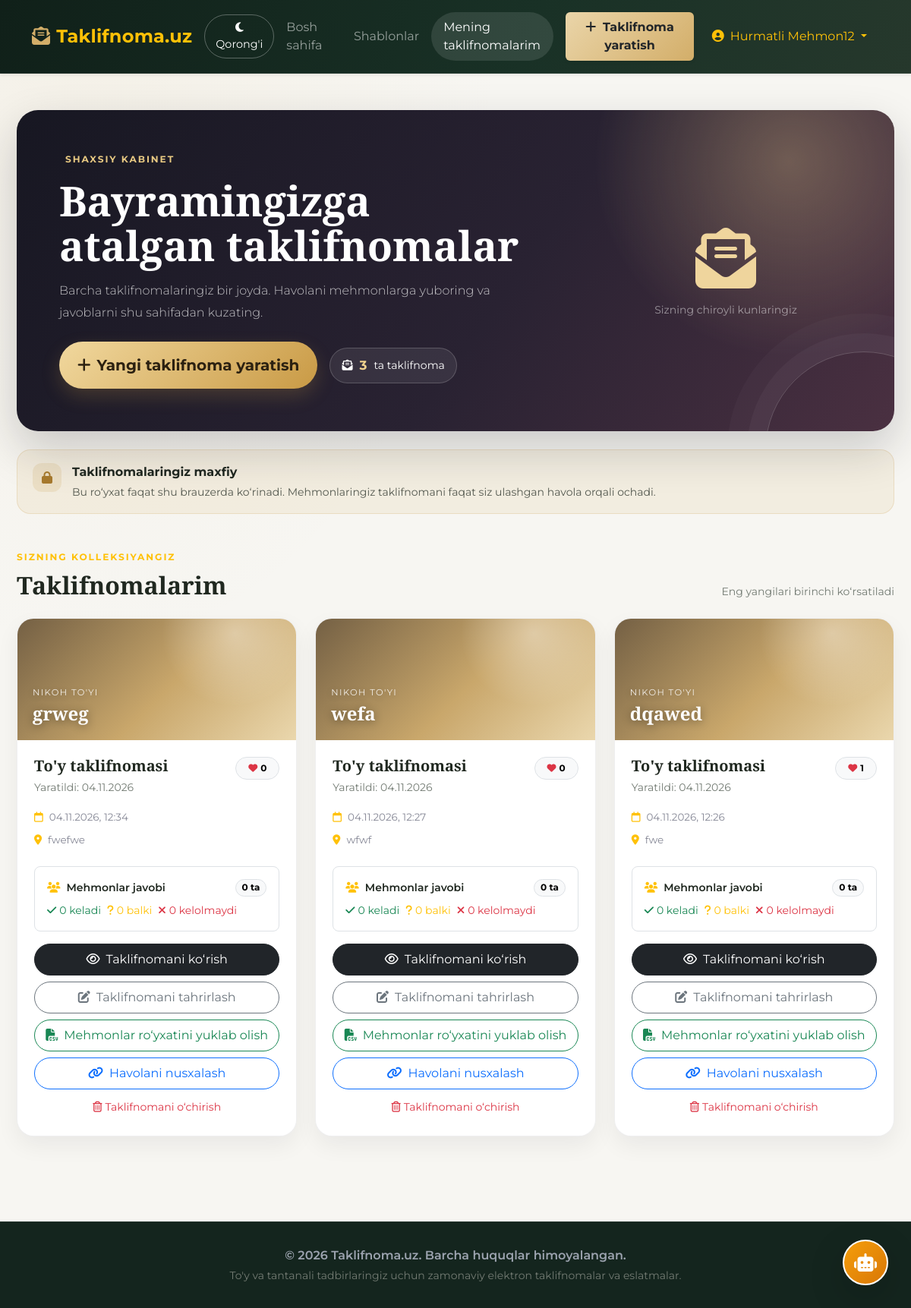
/my-invitations/ (signed in), run on an earlier commit of the app's database.
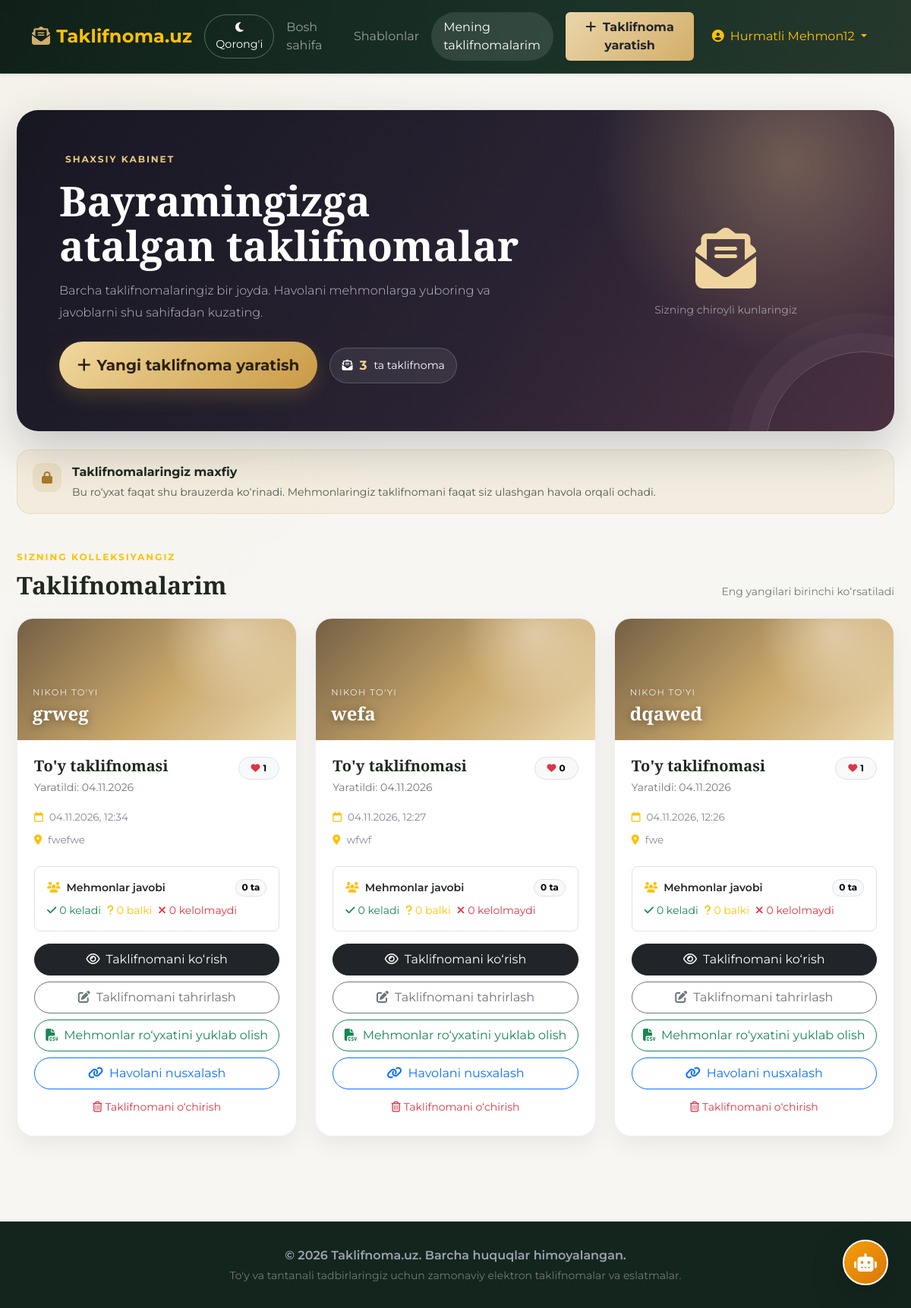
And on a later commit of the database.
### lamp/models.py (models this page shows, shortened)
class Invitation(models.Model):
    EVENT_TYPES = [
        ('wedding', "Nikoh to'yi"),
        ('engagement', "Fotiha to'yi"),
        ('sunnat', "Sunnat to'yi"),
        ('jubiley', "Jubiley / Tug'ilgan kun"),
        ('other', "Boshqa tadbir"),
    ]
    TEMPLATE_CHOICES = [
        ('paper', "Klassik Oqshom (Oq va Oltin)"),
        ('royal', "Qirollik Kechasi (To'q qora va Oltin)"),
        ('rose', "Nozik Atirgul (Pushti va Krem)"),
        ('video', "Video taklifnoma"),
    ]
    id = models.UUIDField(primary_key=True, default=uuid.uuid4, editable=False)
    user = models.ForeignKey('auth.User', on_delete=models.CASCADE, null=True, blank=True, related_name='invitations')
    owner_token = models.UUIDField(default=uuid.uuid4, editable=False, db_index=True)
    event_type = models.CharField(max_length=50, choices=EVENT_TYPES, default='wedding', verbose_name="Tadbir turi", db_index=True)
    template_style = models.CharField(max_length=20, choices=TEMPLATE_CHOICES, default='paper', verbose_name="Taklifnoma dizayni", db_index=True)
    title = models.CharField(max_length=200, default="To'y taklifnomasi", verbose_name="Taklifnoma sarlavhasi")
    hosts = models.CharField(max_length=250, verbose_name="Egasining ismlari (masalan: Anvar & Gulnora)")
    guest_name = models.TextField(blank=True, null=True, verbose_name="Mehmonlar ismi (ixtiyoriy)")
    event_datetime = models.DateTimeField(verbose_name="Tadbir vaqti va sanasi")
    venue_name = models.CharField(max_length=250, verbose_name="Restoran / Maskon nomi")
    venue_address = models.TextField(verbose_name="To'liq manzil")
    message = models.TextField(verbose_name="Taklifnoma matni / Tabrik", default="Sizni hayotimizdagi eng quvonchli kunda qadrli mehmonimiz bo'lishga taklif qilamiz!")
    cover_image = models.ImageField(upload_to='covers/', blank=True, null=True, verbose_name="Juftlik yoki tadbir rasmi (ixtiyoriy)")
    audio_file = models.FileField(upload_to='audio/', blank=True, null=True, verbose_name="Fon musiqasi (MP3 fayl yuklash)")
    video_file = models.FileField(upload_to='videos/', blank=True, null=True, verbose_name="Video fayl yuklash (MP4)")
    reminder_hours = models.PositiveIntegerField(default=24, verbose_name="Necha soat oldin eslatish (soatda)")
    likes_count = models.PositiveIntegerField(default=0, verbose_name="Yoqtirishlar soni")
    created_at = models.DateTimeField(auto_now_add=True, db_index=True)

### lamp/views.py (the view)
# urls.py: path('my-invitations/', views.my_invitations_view, name='my_invitations'),
@login_required(login_url='login')
def my_invitations_view(request):
    invitations = Invitation.objects.filter(user=request.user).annotate(
        rsvp_total_count=Count('rsvps'),
        rsvp_yes_count=Count('rsvps', filter=Q(rsvps__attendance='yes')),
        rsvp_maybe_count=Count('rsvps', filter=Q(rsvps__attendance='maybe')),
        rsvp_no_count=Count('rsvps', filter=Q(rsvps__attendance='no')),
    ).order_by('-created_at')
    return render(request, 'lamp/my_invitations.html', {
        'invitations': invitations,
    })

### templates/lamp/my_invitations.html (shortened to what the changed rows need)
{% extends 'base.html' %}
{% block content %}
<div class="container invitation-dashboard py-5">
    <section class="dashboard-hero mb-4">
        <div class="row align-items-center g-4 position-relative" style="z-index: 1;">
            <div class="col-lg-8">
                <h1 class="fw-bold mb-3">Bayramingizga atalgan taklifnomalar</h1>
            </div>
        </div>
    </section>
    {% if invitations %}
    <div class="d-flex flex-column flex-sm-row justify-content-between align-items-sm-end gap-2 mb-4">
        <div>
            <h2 class="playfair fw-bold mb-0">Taklifnomalarim</h2>
        </div>
    </div>
    <div class="row g-4">
        {% for invitation in invitations %}
        <div class="col-md-6 col-xl-4">
            <article class="card invitation-card h-100">
                <div class="invitation-cover {{ invitation.template_style }} " >
                    <div class="cover-decoration"></div>
                    <div class="cover-caption">
                        <small>{{ invitation.get_event_type_display }}</small>
                        <div class="h4 playfair fw-bold mb-0">{{ invitation.hosts }}</div>
                    </div>
                </div>
                <div class="card-body d-flex flex-column">
                    <div class="d-flex justify-content-between align-items-start gap-2 mb-3">
                        <div>
                            <h3 class="h5 fw-bold mb-1">{{ invitation.title }}</h3>
                            <span class="small text-muted">Yaratildi: {{ invitation.created_at|date:"d.m.Y" }}</span>
                        </div>
                        <span class="badge rounded-pill text-bg-light border px-3 py-2"><i class="fa-solid fa-heart text-danger me-1"></i>{{ invitation.likes_count }}</span>
                    </div>
                    <div class="invitation-meta mb-4">
                        <div class="mb-2"><i class="fa-regular fa-calendar me-2 text-warning"></i>{{ invitation.event_datetime|date:"d.m.Y, H:i" }}</div>
                        <div><i class="fa-solid fa-location-dot me-2 text-warning"></i>{{ invitation.venue_name }}</div>
                    </div>
                    <div class="rounded-3 border p-3 mb-3">
                        <div class="d-flex justify-content-between align-items-center mb-2">
                            <span class="fw-semibold small"><i class="fa-solid fa-users me-2 text-warning"></i>Mehmonlar javobi</span>
                            <span class="badge rounded-pill text-bg-light border">{{ invitation.rsvp_total_count }} ta</span>
                        </div>
                        <div class="d-flex flex-wrap gap-2 small">
                            <span class="text-success"><i class="fa-solid fa-check me-1"></i>{{ invitation.rsvp_yes_count }} keladi</span>
                            <span class="text-warning"><i class="fa-solid fa-question me-1"></i>{{ invitation.rsvp_maybe_count }} balki</span>
                            <span class="text-danger"><i class="fa-solid fa-xmark me-1"></i>{{ invitation.rsvp_no_count }} kelolmaydi</span>
                        </div>
                    </div>
                    <div class="mt-auto d-grid gap-2">
                        <a href="{% url 'invitation_detail' invitation.pk %}" class="btn btn-dark rounded-pill py-2 invitation-action">
                            <i class="fa-regular fa-eye me-2"></i>Taklifnomani ko‘rish
                        </a>
                        <a href="{% url 'edit_invitation' invitation.pk %}" class="btn btn-outline-secondary rounded-pill py-2 invitation-action">
                            <i class="fa-solid fa-pen-to-square me-2"></i>Taklifnomani tahrirlash
                        </a>
                        <a href="{% url 'export_invitation_rsvps' invitation.pk %}" class="btn btn-outline-success rounded-pill py-2 invitation-action">
                            <i class="fa-solid fa-file-csv me-2"></i>Mehmonlar ro‘yxatini yuklab olish
                        </a>
                        <button type="button" class="btn btn-outline-primary rounded-pill py-2 invitation-action copy-invitation-link"
                                data-invitation-url="{{ request.scheme }}://{{ request.get_host }}{% url 'invitation_detail' invitation.pk %}">
                            <i class="fa-solid fa-link me-2"></i>Havolani nusxalash
                        </button>
                        <form method="POST" action="{% url 'delete_invitation' invitation.pk %}" onsubmit="return confirm('Haqiqatan ham bu taklifnomani o\'chirib tashlamoqchimisiz?');">
                            <button type="submit" class="btn btn-link btn-sm text-danger text-decoration-none w-100">
                                <i class="fa-regular fa-trash-can me-1"></i>Taklifnomani o‘chirish
                            </button>
                        </form>
                    </div>
                </div>
            </article>
        </div>
        {% endfor %}
    </div>
    {% endif %}
</div>
{% endblock %}

What changed in the data, as far as the page shows it:
changed Invitation "grweg": likes_count "0" → "1"
